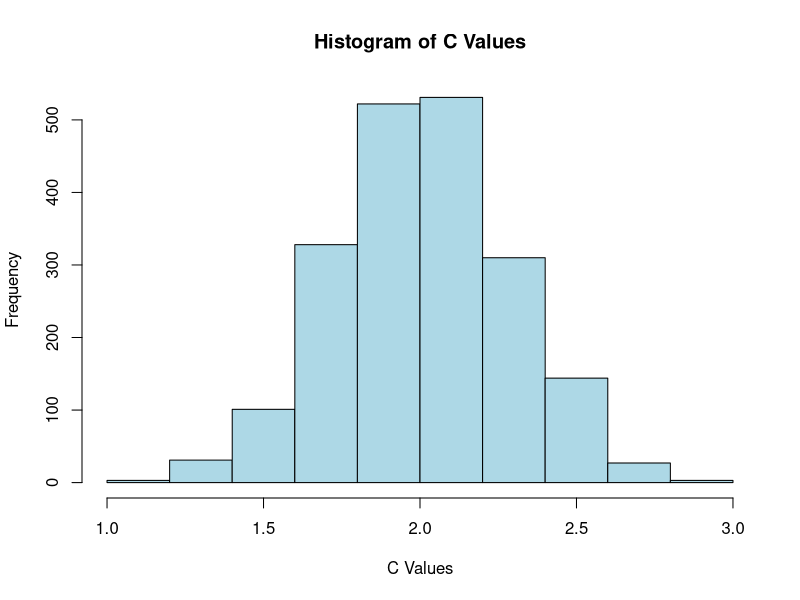

Source code (R):
library(gtools)
library(MASS)

df1 <- read.csv("Body_masses.csv")

df1$Body.mass <- log(df1$Body.mass)

results_df <- data.frame()

num_permutations <- 2000

for (i in 1:num_permutations) {
  
  perms <- sample(df1$Body.mass, length(df1$Body.mass), replace = FALSE)
  
  results_df <- rbind(results_df, data.frame(Permutation = i, Body.mass = perms))
}


calculate_sum_squared_differences <- function(vector) {
  squared_differences <- (vector[-1] - vector[-length(vector)])^2
  sum_squared_differences <- sum(squared_differences)
  mean_value <- mean(vector)
  differences <- vector - mean_value
  sum_of_differences <- sum((differences)^{2})
  c_value <- sum_squared_differences / sum_of_differences
  return(c_value)
}

c_value_df <- data.frame(Result = numeric(0))

for (i in 1:num_permutations) {
  perm_values <- results_df$Body.mass[results_df$Permutation == i]
  result <- calculate_sum_squared_differences(perm_values)
  c_value_df <- rbind(c_value_df, data.frame(Result = result))
}


# fitting a normal distribution to my results
fit <- fitdistr(c_value_df$Result, densfun = "normal")
mean_estimate <- fit$estimate["mean"]
sd_estimate <- fit$estimate["sd"]

#Normal after log transformation
hist(c_value_df$Result, main = "Histogram of C Values", xlab = "C Values", ylab = "Frequency", col = "lightblue", border = "black")


# function that gives us the adjacency matrix from our original edge 
create_adjacency_matrix <- function(edges) {
  # Find the number of nodes, to get the size of our matrix
  nodes <- unique(as.vector(edges))
  num_nodes <- length(nodes)
  
  # Create an empty adjacency matrix
  adj_matrix <- matrix(0, nrow = num_nodes, ncol = num_nodes)
  
  # Recursively populate 
  for (i in 1:nrow(edges)) {
    #we look at the edge matrix and the right column are the from_nodes
    from_node <- edges[i, 1]
    #left columns
    to_node <- edges[i, 2]
    
    if (from_node %in% nodes) {
      #storing the first to_node as the right child, defined as 1
      adj_matrix[from_node, to_node] <- 1 
      #we remove from_node from the list
      nodes <- nodes[nodes != from_node]
    } else {
      #if it appears again then we assign the remaining child to the left, defined as 2
      adj_matrix[from_node, to_node] <- 2  
    }
  }
  
  return(adj_matrix)
}
  
